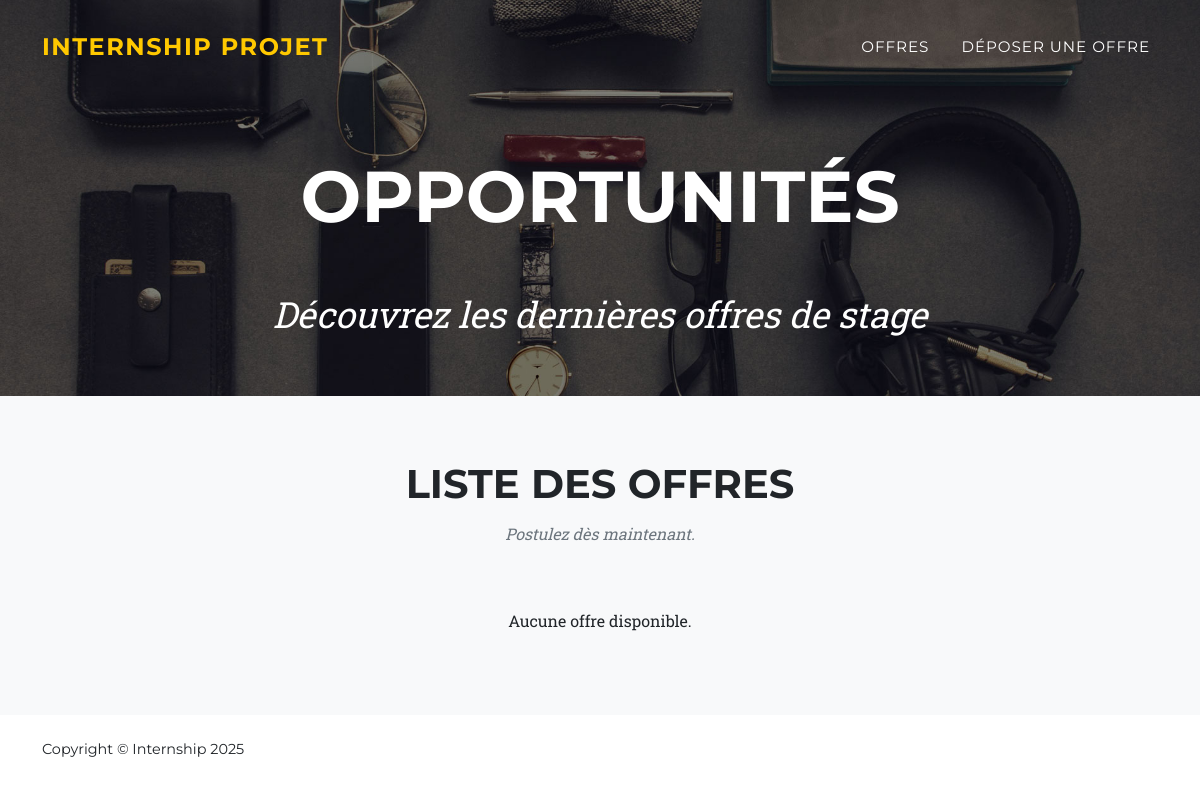
Before: / with the older database file.
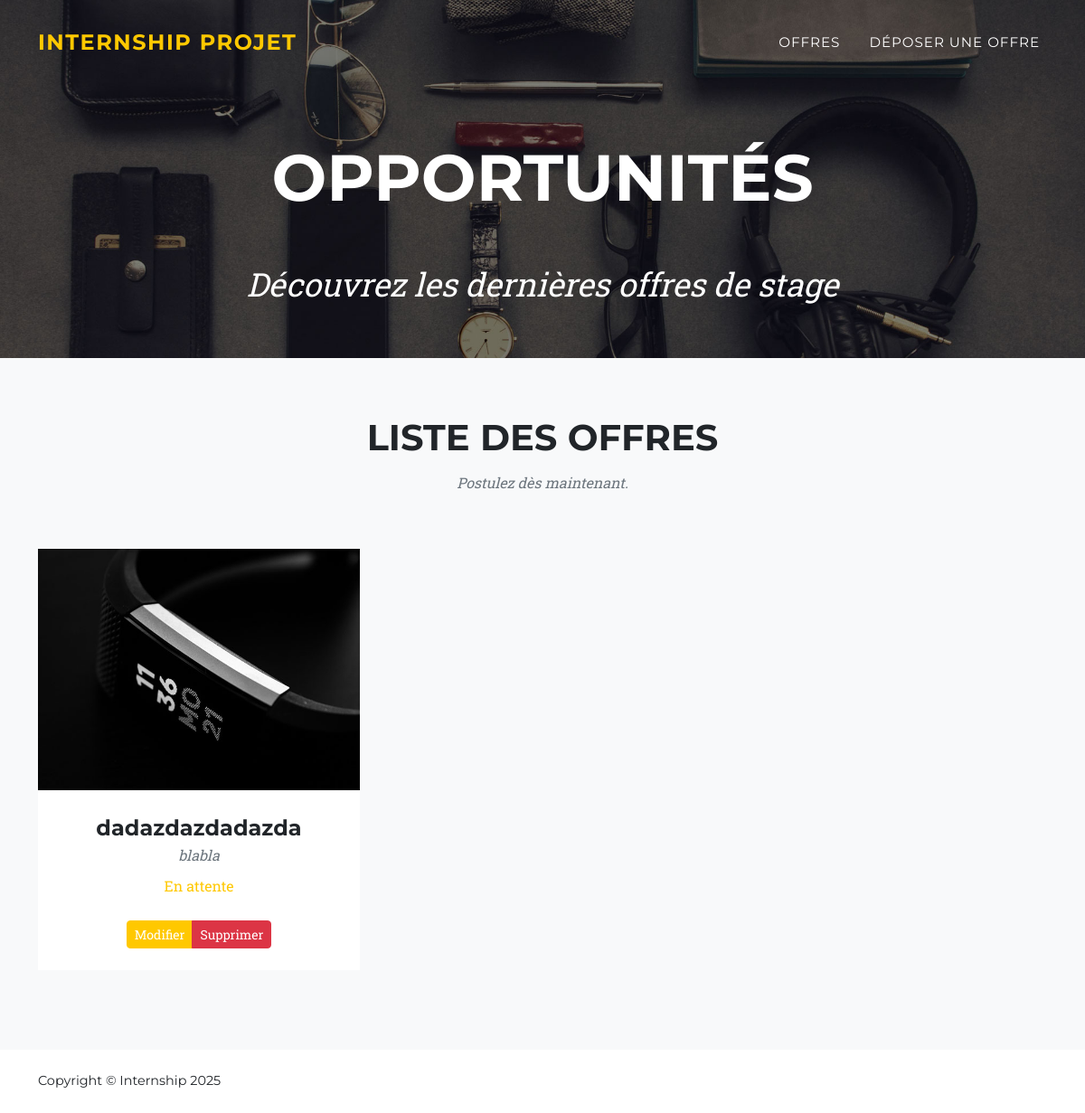
After: the same page with the newer database file.
### internship_projet/models.py (models this page shows, shortened)
class Offre(models.Model):
    ETAT_CHOICES = [
        ('En attente', 'En attente validation'),
        ('Validée', 'Validée'),
        ('Refusée', 'Refusée'),
        ('Clôturée', 'Clôturée'),
    ]
    IDOffre = models.AutoField(primary_key=True)
    Organisme = models.CharField(max_length=100, verbose_name="Nom de l'organisme")
    NomContact = models.CharField(max_length=100, verbose_name="Nom et prénom du contact")
    EmailContact = models.EmailField(verbose_name="Email du contact")
    Titre = models.CharField(max_length=100, verbose_name="Titre du stage")
    Detail = models.TextField(verbose_name="Détail du stage")
    DateDepot = models.DateTimeField(default=timezone.now, verbose_name="Date de dépôt")
    Etat = models.CharField(max_length=30, choices=ETAT_CHOICES, default='En attente')

### internship_projet/views.py (the view)
# urls.py: path('', views.liste_offres, name='liste_offres'), # Accueil = liste
def liste_offres(request):
    lesOffres = Offre.objects.order_by('-DateDepot')
    return render(request, 'internship_projet/liste_offres.html', {'offres': lesOffres})

### internship_projet/templates/internship_projet/liste_offres.html (shortened to what this page needs)
{% extends 'internship_projet/base.html' %}
{% load static %}
{% block header_title %}Opportunités{% endblock %}
{% block header_subtitle %}Découvrez les dernières offres de stage{% endblock %}
{% block content %}
<section class="page-section bg-light" id="portfolio">
    <div class="container">
        <div class="text-center">
            <h2 class="section-heading text-uppercase">Liste des offres</h2>
            <h3 class="section-subheading text-muted">Postulez dès maintenant.</h3>
        </div>
        <div class="row">
            {% for offre in offres %}
            <div class="col-lg-4 col-sm-6 mb-4">
                <div class="portfolio-item">
                    <a class="portfolio-link" href="/offres/{{ offre.IDOffre }}/">
                        <img class="img-fluid" src="{% static 'internship_projet/assets/img/portfolio/1.jpg' %}"
                            alt="..." />
                    </a>
                    <div class="portfolio-caption">
                        <div class="portfolio-caption-heading">{{ offre.Titre }}</div>
                        <div class="portfolio-caption-subheading text-muted">{{ offre.Organisme }}</div>
                        <p class="mt-2 text-primary">{{ offre.Etat }}</p>
                        <div class="btn-group mt-2">
                            <a href="/offres/{{ offre.IDOffre }}/update/" class="btn btn-warning btn-sm">Modifier</a>
                            <a href="/offres/{{ offre.IDOffre }}/delete/" class="btn btn-danger btn-sm">Supprimer</a>
                        </div>
                    </div>
                </div>
            </div>
            {% empty %}
            <div class="col-12 text-center">
                <p>Aucune offre disponible.</p>
            </div>
            {% endfor %}
        </div>
    </div>
</section>
{% endblock %}

Changed rows visible on the page:
added Offre: Titre "dadazdazdadazda", Organisme "blabla", Etat "En attente"
Other visible differences:
text no longer shown: "Aucune offre disponible."
